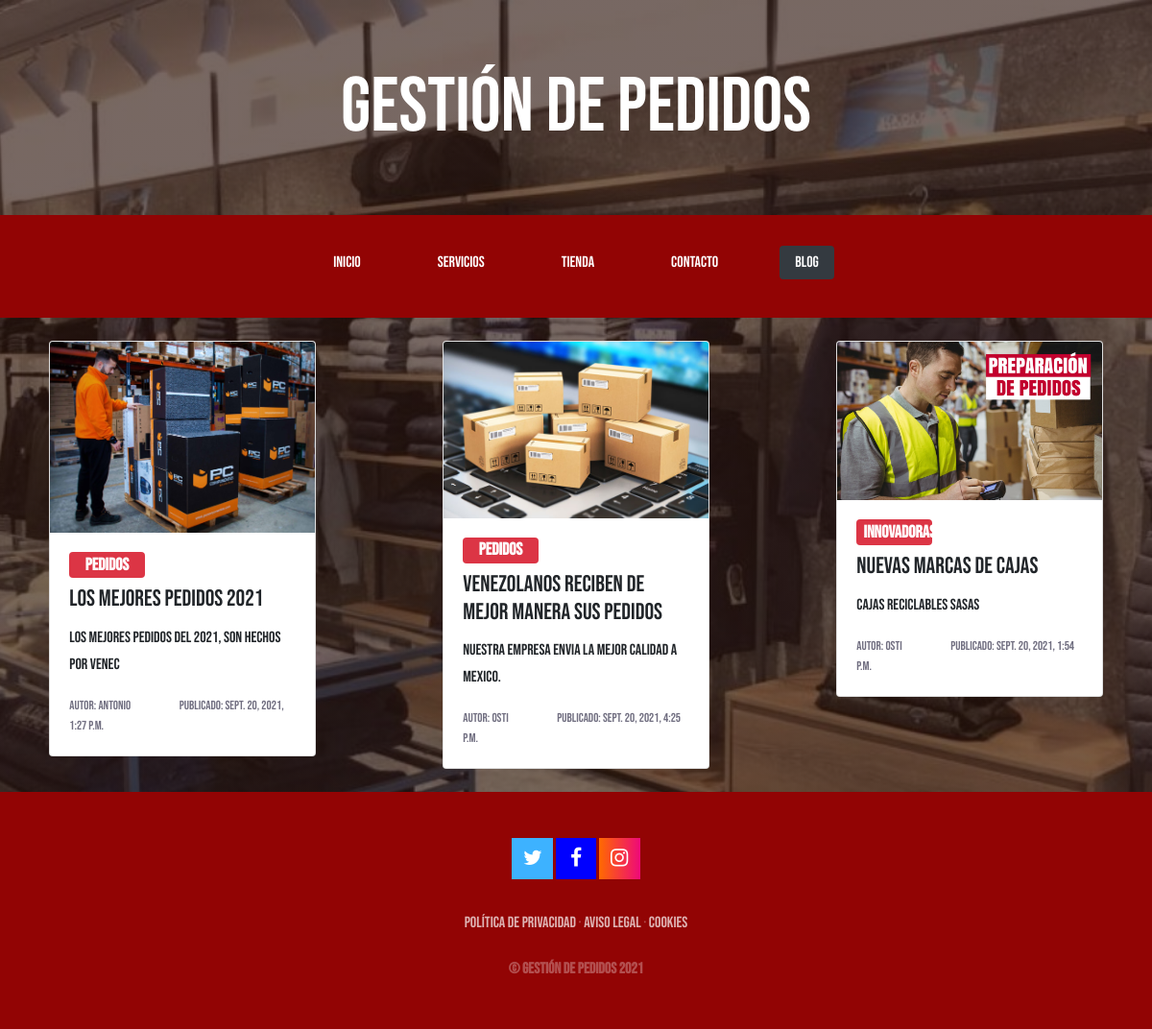
Screenshot of /blog/ with the database file from the repository.
### blog/models.py (models this page shows)
class Categoria(models.Model):
    nombre = models.CharField(max_length=50)
    created =  models.DateTimeField(auto_now=True)
    updated = models.DateTimeField(auto_now=True)
    class Meta:
        verbose_name = 'categoria'
        verbose_name_plural = 'categorias'

class Post(models.Model):
    titulo = models.CharField(max_length=50)
    contenido = models.CharField(max_length=50)
    imagen = models.ImageField(upload_to = 'blog', null= True, blank = True)
    categorias = models.ManyToManyField(Categoria)
    autor = models.ForeignKey(User, on_delete=models.CASCADE)
    created =  models.DateTimeField(auto_now=True)
    updated = models.DateTimeField(auto_now=True)
    class Meta:
        verbose_name = 'post'
        verbose_name_plural = 'posts'

### blog/views.py (the view)
# urls.py: path(r'blog/', include('blog.urls')),
def blog(request):
    post = Post.objects.all()
    return render(request, 'blog/blog.html', {'post': post})

### carro/context_processor.py (called while the page is built)
def importe_total_carro(request):
    total = 0
    if 'carro' in request.session:
        for key, value in request.session['carro'].items():
            total= total+(float(value['precio']))
    return {'importe_total_carro':total}

### blog/templates/blog/blog.html
{% extends 'Appweb/base.html' %}
{% load static %}
{% block content %}
   <br>
<div class="row">
{% for posts in post%}
 {% for categoria in posts.categorias.all%}
  <div class="mx-auto col-lg-3 col-md-4 mb-4">
    <div class="card">
      <img src="{{posts.imagen.url}}" class="card-img-top" alt="...">
      <div class="card-body">
       <a href="{% url 'categoria' categoria.id %}"><h4><span class="badge badge-danger col-xl-4">{{categoria.nombre}}</span></h4></a>
        <h4 class="card-title">{{posts.titulo}}</h4>
        <p class="card-text">{{posts.contenido}}</p>
          <small style="font-size:13px; color:#716F81" class="card-text">Autor:  {{posts.autor}}</small>
          <small style="font-size:13px; color:#716F81" class="card-text ml-5">Publicado:  {{posts.created}}</small>
      </div>
    </div>
  </div>
 {% endfor %}
{% endfor %}
 </div>
{% endblock %}

### Appweb/static/css/gestion.css (style rules this page uses)
* { font-family: 'Bebas Neue', cursive; }
body { font-family: 'Bebas Neue', cursive; background: linear-gradient(rgba(47, 23, 15, 0.65), rgba(47, 23, 15, 0.65)), url("../img/bg_main.jpg"); background-attachment: fixed; background-position: center; background-size: cover; }
h1, h2, h3, h4, h5, h6 { font-family: 'Bebas Neue', cursive; }
p { line-height: 1.75; }

### rows the page displays
Post: titulo "Los mejores pedidos 2021", contenido "Los mejores pedidos del 2021, son hechos por venec", autor "Antonio", created "Sept. 20, 2021, 1:27 p.m."
Categoria: imagen (picture), nombre "Pedidos"
Post: titulo "Venezolanos reciben de mejor manera sus pedidos", contenido "Nuestra empresa envia la mejor calidad a Mexico.", autor "osti", created "Sept. 20, 2021, 4:25 p.m."
Post: titulo "Nuevas marcas de cajas", contenido "Cajas reciclables sasas", autor "osti", created "Sept. 20, 2021, 1:54 p.m."
Categoria: imagen (picture), nombre "Innovadoras"
